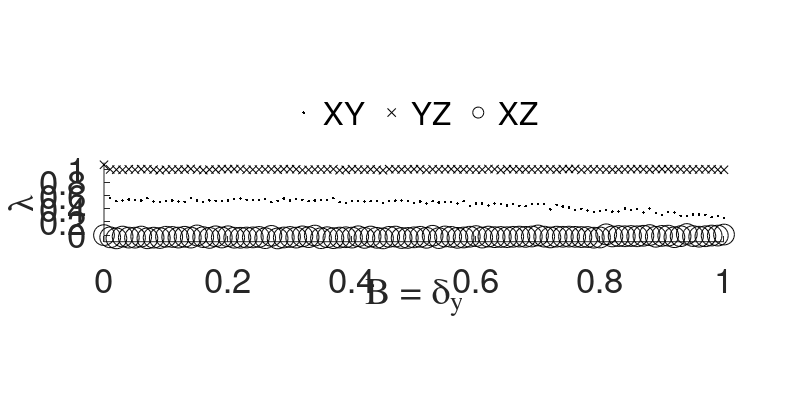
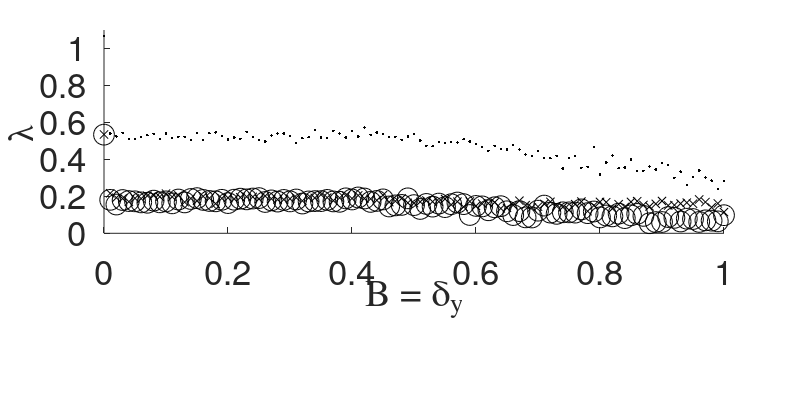
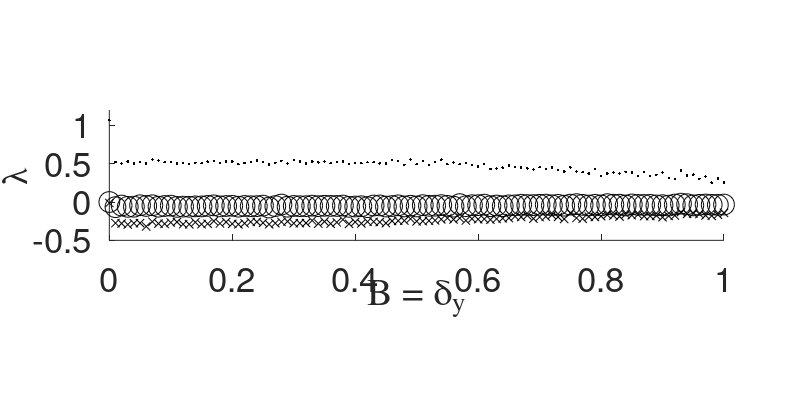

These charts were generated, in order, by the following MATLAB code:
% mean plot
load ./IRXYZL500.mat

% figure('Units', 'inches', ...
% 'Position', [0 0 8 4],...
% 'PaperPositionMode','auto');
% 
% hold on;
% cmap = colormap(flipud(gray(24)));
% 
% hImage1 = imagesc(xytol,B,leans_storedXY);
% set(gca,'YDir','normal');
% hold on;
%  
% [hCont2,hH2] = contour(xytol,B,leans_storedXY,...
%              [0.0 0.0],':r','LineWidth',2);
% % clabel(hCont2,hH2,'FontName','Times','FontSize', 15,'Color','r');         
%          
% xlim([0 1]);
% ylim([0 1]);
% axis square;
% % 
% % caxis([-0.8 0.8]);
% cbar = colorbar();
% set(cbar,'Visible','on');
% 
% hXLabel = xlabel('\delta_y');
% hYLabel = ylabel('B');
% 
% set([hXLabel, hYLabel],'FontName','Times');
% set([hXLabel, hYLabel],'FontSize', 25); 
% 
% hSubtitle = title('\lambda_{XY}');
% set(hSubtitle,'FontName','Times');
% set(hSubtitle,'FontSize', 25); 
% set(gca,'FontSize', 25); 
% 
% hold off;
% print -depsc2 ./XYZIRexample_XY.eps
% close;
% 
% figure('Units', 'inches', ...
% 'Position', [0 0 8 4],...
% 'PaperPositionMode','auto');
% 
% hold on;
% cmap = colormap(flipud(gray(24)));
% 
% hImage1 = imagesc(xytol,B,leans_storedYZ);
% set(gca,'YDir','normal');
% hold on;
%  
% [hCont2,hH2] = contour(xytol,B,leans_storedYZ,...
%              [0.0 0.0],':r','LineWidth',2);
% % clabel(hCont2,hH2,'FontName','Times','FontSize', 15,'Color','r');         
%          
% xlim([0 1]);
% ylim([0 1]);
% axis square;
% % 
% % caxis([-0.8 0.8]);
% cbar = colorbar();
% set(cbar,'Visible','on');
% 
% hXLabel = xlabel('\delta_y');
% hYLabel = ylabel('B');
% 
% set([hXLabel, hYLabel],'FontName','Times');
% set([hXLabel, hYLabel],'FontSize', 25); 
% 
% hSubtitle = title('\lambda_{YZ}');
% set(hSubtitle,'FontName','Times');
% set(hSubtitle,'FontSize', 25); 
% set(gca,'FontSize', 25); 
% 
% hold off;
% print -depsc2 ./XYZIRexample_YZ.eps
% close;
% 
% figure('Units', 'inches', ...
% 'Position', [0 0 8 4],...
% 'PaperPositionMode','auto');
% 
% 
% hold on;
% cmap = colormap(flipud(gray(24)));
% 
% hImage1 = imagesc(xytol,B,leans_storedXZ);
% set(gca,'YDir','normal');
% hold on;
%  
% [hCont2,hH2] = contour(xytol,B,leans_storedXZ,...
%              [0.0 0.0],':r','LineWidth',2);
% % clabel(hCont2,hH2,'FontName','Times','FontSize', 15,'Color','r');         
%          
% xlim([0 1]);
% ylim([0 1]);
% axis square;
% % 
% % caxis([-0.8 0.8]);
% cbar = colorbar();
% set(cbar,'Visible','on');
% 
% hXLabel = xlabel('\delta_y');
% hYLabel = ylabel('B');
% 
% set([hXLabel, hYLabel],'FontName','Times');
% set([hXLabel, hYLabel],'FontSize', 25); 
% 
% hSubtitle = title('\lambda_{XZ}');
% set(hSubtitle,'FontName','Times');
% set(hSubtitle,'FontSize', 25); 
% set(gca,'FontSize', 25); 
% 
% hold off;
% print -depsc2 ./XYZIRexample_XZ.eps
% close;


% B = xytol plotting
tempX = zeros(1,length(B));
tempPnts = zeros(3,length(B));

for iter = 1:1:length(B),
    tempX(1,iter) = B(iter);
    tempPnts(1,iter) = leans_storedXY(iter,iter);
    tempPnts(2,iter) = leans_storedYZ(iter,iter);
    tempPnts(3,iter) = leans_storedXZ(iter,iter);
end;

figure('Units', 'inches', ...
'Position', [0 0 8 4],...
'PaperPositionMode','auto');

hold on;

hplt = plot(tempX,tempPnts(1,:),'k.',tempX,tempPnts(2,:),'kx',...
            tempX,tempPnts(3,:),'ko',...
            'MarkerSize',15);
% grid on;
ylim([-0.1 1.1]);

hXLabel = xlabel('B = \delta_y');
hYLabel = ylabel('\lambda');

set([hXLabel, hYLabel],'FontName','Times');
set([hXLabel, hYLabel],'FontSize', 25); 

legend('XY','YZ', 'XZ','Location','northoutside','Orientation','horizontal')
legend boxoff

% set(hSubtitle,'FontName','Times');
% set(hSubtitle,'FontSize', 25); 
set(gca,'FontSize', 25);
set(get(gca,'xlabel'),'position',[0.5 -0.65 0]);
set(gca,'position',[0.1300 0.1100 0.7750 0.8150] );
set(gca,'OuterPosition',[0 0.2 1 0.6])

hold off;
print -depsc2 ./XYZIRexample_Bxytol.eps
close;

clear all;
load ./IRXYZL500ZXandY.mat
tempX = zeros(1,length(B));
tempPnts = zeros(3,length(B));

for iter = 1:1:length(B),
    tempX(1,iter) = B(iter);
    tempPnts(1,iter) = leans_storedXY(iter,iter);
    tempPnts(2,iter) = leans_storedYZ(iter,iter);
    tempPnts(3,iter) = leans_storedXZ(iter,iter);
end;

figure('Units', 'inches', ...
'Position', [0 0 8 4],...
'PaperPositionMode','auto');

hold on;

hplt = plot(tempX,tempPnts(1,:),'k.',tempX,tempPnts(2,:),'kx',...
            tempX,tempPnts(3,:),'ko',...
            'MarkerSize',15);
% grid on;
ylim([0 1.1]);

hXLabel = xlabel('B = \delta_y');
hYLabel = ylabel('\lambda');

set([hXLabel, hYLabel],'FontName','Times');
set([hXLabel, hYLabel],'FontSize', 25); 

% legend('XY','YZ', 'XZ');
% 
% set(hSubtitle,'FontName','Times');
% set(hSubtitle,'FontSize', 25); 
set(gca,'FontSize', 25);
set(get(gca,'xlabel'),'position',[0.5 -0.25 0]);
set(gca,'position',[0.1300 0.1100 0.7750 0.8150] );
set(gca,'OuterPosition',[0 0.2 1 0.8])

hold off;
print -depsc2 ./XYZIRexample_BxytolZXandY.eps
close;

clear all;
load ./IRXYZL500ZXandYandZ.mat
tempX = zeros(1,length(B));
tempPnts = zeros(3,length(B));

for iter = 1:1:length(B),
    tempX(1,iter) = B(iter);
    tempPnts(1,iter) = leans_storedXY(iter,iter);
    tempPnts(2,iter) = leans_storedYZ(iter,iter);
    tempPnts(3,iter) = leans_storedXZ(iter,iter);
end;

figure('Units', 'inches', ...
'Position', [0 0 8 4],...
'PaperPositionMode','auto');

hold on;

hplt = plot(tempX,tempPnts(1,:),'k.',tempX,tempPnts(2,:),'kx',...
            tempX,tempPnts(3,:),'ko',...
            'MarkerSize',15);
% grid on;
ylim([-0.5 1.2]);

hXLabel = xlabel('B = \delta_y');
hYLabel = ylabel('\lambda');

set([hXLabel, hYLabel],'FontName','Times');
set([hXLabel, hYLabel],'FontSize', 25); 

% legend('XY','YZ', 'XZ','Location','northoutside','Orientation','horizontal')
% legend boxoff

% set(hSubtitle,'FontName','Times');
% set(hSubtitle,'FontSize', 25); 
set(gca,'FontSize', 25);
set(get(gca,'xlabel'),'position',[0.5 -1.0 0]);
set(gca,'position',[0.1300 0.1100 0.7750 0.8150] );
set(gca,'OuterPosition',[0 0.2 1 0.6])

hold off;
print -depsc2 ./XYZIRexample_BxytolZXandYandZ.eps
close;